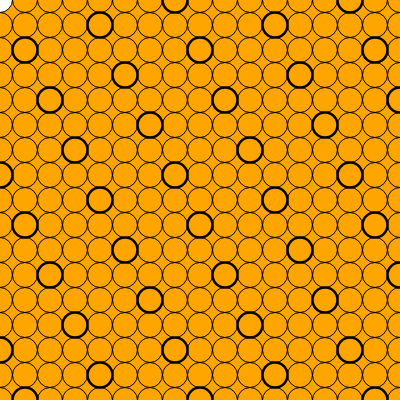
Frame 1 (no input)
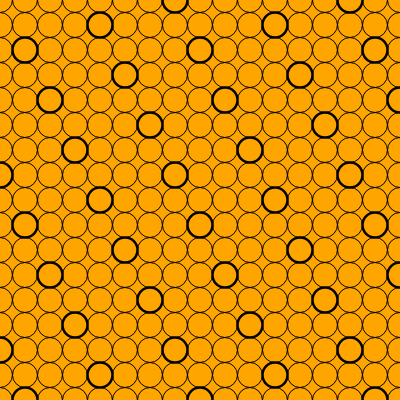
Frame 60 (no input)
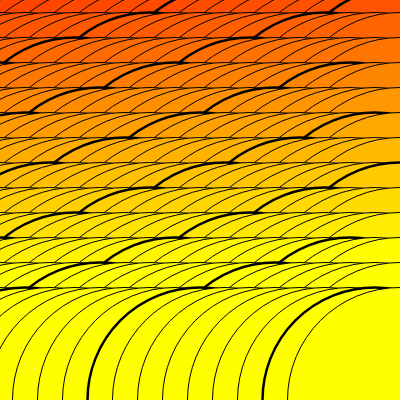
Frame 120 (the mouse pressed at the canvas centre since frame 60)

The p5.js sketch that drew these frames (run headless with seeded random() and noise() and a simulated clock; from frame 60 on, the mouse is pressed at the canvas centre):

// p5.js sketch
// ── sketch.js
let posX = 0;
var posY = 0;
var collision = 0;

function setup() {
  //noStroke();
  createCanvas(400, 400);
}

function draw() {
  background("orange");
  let count = 0;
  let dist = 25
  for( var j=0; j<height+dist; j+=dist)
  {
    for(var i =0; i<width+dist; i+=dist)
    {
         ellipse(i,j,dist+mouseX,dist+mouseY);
      
         noFill()
        if (mouseIsPressed)
          
        {
           fill(255,count,0); 
          //strokeWeight(1);
        }
          strokeWeight(1); 
      
        count++;
        if (count%7==0)
        {
           strokeWeight(2.5); 
        }
      
      
       
    }

  }
    
  

}
